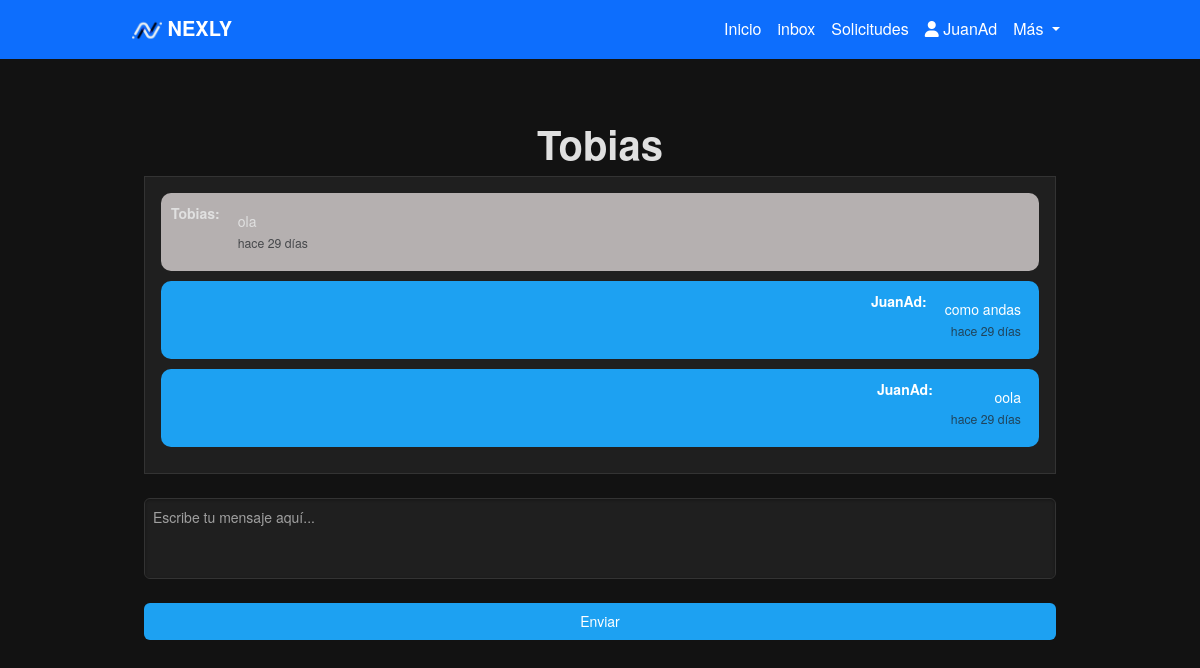
The app's page /conversation/5/ (signed in) with its own data.
### Nexly/models.py (models this page shows, shortened)
class User(AbstractBaseUser):
    iduser = models.AutoField(primary_key=True)
    nombre = models.CharField(max_length=255)
    correo = models.EmailField(unique=True)
    is_active = models.BooleanField(default=True)
    is_admin = models.BooleanField(default=False)
    profile_picture = models.ImageField(upload_to='profile_pictures/', null=True, blank=True)  # Campo para la imagen de perfil
    banner_picture = models.ImageField(upload_to='banner_pictures/', null=True, blank=True)  # Campo para la imagen de banner
    objects = UserManager()
    USERNAME_FIELD = 'correo'
    REQUIRED_FIELDS = ['nombre']

class Message(models.Model):
    sender = models.ForeignKey(settings.AUTH_USER_MODEL, on_delete=models.CASCADE, related_name='sent_messages')
    receiver = models.ForeignKey(settings.AUTH_USER_MODEL, on_delete=models.CASCADE, related_name='received_messages')
    content = models.TextField()
    created_at = models.DateTimeField(auto_now_add=True)
    def time_since_sent(self):
        now = datetime.now(timezone.utc)
        diff = now - self.created_at
        if diff < timedelta(minutes=1):
            return "hace un momento"
        elif diff < timedelta(hours=1):
            minutes = diff.seconds // 60
            return f"hace {minutes} minutos"
        elif diff < timedelta(days=1):
            hours = diff.seconds // 3600
            return f"hace {hours} horas"
        elif diff < timedelta(days=2):
            return "hace 1 día"
        else:
            days = diff.days
            return f"hace {days} días"

### Nexly/views.py (the view)
# urls.py: path('conversation/<int:user_id>/', conversation, name='conversation'),
@login_required
def conversation(request, user_id):
    receiver = User.objects.get(iduser=user_id)
    messages = Message.objects.filter(sender=request.user, receiver=receiver) | Message.objects.filter(sender=receiver, receiver=request.user)
    messages = messages.order_by('created_at')
    if request.method == 'POST':
        content = request.POST.get('content')
        Message.objects.create(sender=request.user, receiver=receiver, content=content)
        return redirect('conversation', user_id=user_id)
    return render(request, 'conversation.html', {'receiver': receiver, 'messages': messages})

### templates/conversation.html (shortened to what this page needs)
{% extends 'layoutUser.html' %}
{% load static %}
{% block content %}
<div class="container mt-4">
    <h1>{{ receiver.nombre }}</h1>
    <div class="chat-container mb-4">
        {% for message in messages %}
        <div class="chat-message {% if message.sender.iduser == user.iduser %}sent{% else %}received{% endif %}">
            <div class="message-info">
                <strong>{{ message.sender.nombre }}:</strong>
            </div>
            <div class="message-content">
                {{ message.content }} <br>
                <small class="text-muted">{{ message.time_since_sent }}</small>
            </div>
        </div>
        {% empty %}
        <p>No hay mensajes en esta conversación.</p>
        {% endfor %}
    </div>
    <form method="post" class="message-form">
        <textarea name="content" rows="3" class="form-control" placeholder="Escribe tu mensaje aquí..."></textarea>
        <br>
        <button type="submit" class="btn btn-primary">Enviar</button>
    </form>
</div>
{% endblock %}

### templates/layoutUser.html (shortened to what this page needs)
{% load static %}
<!DOCTYPE html>
<html lang="es">
<head>
    <link href="https://cdn.jsdelivr.net/npm/bootstrap@5.3.0-alpha1/dist/css/bootstrap.min.css" rel="stylesheet">
    <link rel="stylesheet" href="{% static 'css/styles.css' %}">
    <link rel="stylesheet" href="https://cdnjs.cloudflare.com/ajax/libs/font-awesome/6.0.0-beta3/css/all.min.css">
    <link href="https://cdn.jsdelivr.net/npm/bootstrap-icons/font/bootstrap-icons.css" rel="stylesheet">
</head>
<body>
    <nav class="navbar navbar-expand-lg navbar-dark bg-primary fixed-top">
        <div class="container">
            <a class="navbar-brand" href="{% url 'nexly' %}">
                <img src="{% static 'images/LogoNexly.ico' %}" alt="Logo Nexly" style="height: 30px;">
                <strong>NEXLY</strong>
            </a>
            <div class="collapse navbar-collapse" id="navbarNav">
                <ul class="navbar-nav ms-auto">
                    <li class="nav-item">
                        <a class="nav-link {% if request.path == '/' %}active{% endif %}" aria-current="page" href="{% url 'nexly' %}">
                        Inicio
                        </a>
                    </li>
                    <li class="nav-item">
                        <a class="nav-link" href="{% url 'inbox' %}">
                        inbox
                        </a>
                    </li>
                    <li class="nav-item">
                        <a class="nav-link" href="{% url 'follow_requests' %}">
                        Solicitudes
                        </a>
                    </li>
                    <li class="nav-item">
                        <a class="nav-link" href="{% url 'profile' user.nombre %}">
                            <i class="fas fa-user"></i> {{ user.nombre }}
                        </a>
                    </li>
                    <li class="nav-item dropdown">
                        <a class="nav-link dropdown-toggle" href="#" id="navbarDropdown" role="button" data-bs-toggle="dropdown" aria-expanded="false">
                            Más
                        </a>
                    </li>
                </ul>
            </div>
        </div>
    </nav>
    <div class="container mt-5 pt-5">
        {% block content %}{% endblock %}
    </div>
</body>
</html>

### static/css/styles.css (style rules this page uses)
body { background-color: #121212; color: #E0E0E0; font-family: 'Helvetica Neue', Helvetica, Arial, sans-serif; margin: 0; }
.navbar { background-color: #1E1E1E; }
.navbar-dark .navbar-nav .nav-link { color: #FFFFFF; }
.navbar-dark .navbar-brand { color: #FFFFFF; }
.container { max-width: 960px; }
h1, h2 { text-align: center; font-weight: bold; color: #E0E0E0; }
.btn-primary { background-color: #1DA1F2; border: none; }
.form-control { background-color: #1F1F1F; color: #E0E0E0; border: 1px solid #333; padding: 0.5rem; border-radius: 6px; box-shadow: inset 0px 1px 3px rgba(0, 0, 0, 0.3); font-size: 0.875rem; transition: border-color 0.3s ease, box-shadow 0.3s ease; }
.form-control::placeholder { color: #A0A0A0; }
.btn-primary { background-color: #1DA1F2; border: none; color: white; padding: 0.5rem 1rem; font-size: 0.875rem; border-radius: 6px; cursor: pointer; transition: background-color 0.3s ease; }
a { color: #007bff; text-decoration: none; }
.chat-container { max-height: 60vh; overflow-y: auto; border: 1px solid #ddd; padding: 1rem; background-color: #f8f9fa; }
.chat-message { display: flex; margin-bottom: 1rem; padding: 0.5rem; border-radius: 0.5rem; }
.chat-message.sent { background-color: #007bff; color: #fff; align-self: flex-end; text-align: right; }
.chat-message.received { background-color: #e9ecef; color: #000; align-self: flex-start; }
.message-info { font-weight: bold; }
.message-content { padding: 0.5rem; border-radius: 0.5rem; }
.message-form { margin-top: 1rem; }
.form-control { resize: none; }
.chat-container { max-height: 500px; overflow-y: auto; border: 1px solid #333; padding: 1rem; background-color: #1F1F1F; }
.chat-message { display: flex; align-items: flex-start; margin-bottom: 10px; padding: 10px; border-radius: 10px; font-size: 14px; }
.chat-message.sent { background-color: #1DA1F2; color: white; justify-content: flex-end; align-self: flex-end; }
.chat-message.received { background-color: #b5b0b0; color: #E0E0E0; justify-content: flex-start; align-self: flex-start; }
.message-content { margin-left: 10px; }
.message-form { display: flex; flex-direction: column; margin-top: 10px; }

### records on screen
User: nombre "JuanAd"
User: nombre "Tobias"
Message: sender.nombre "Tobias", content "ola", time_since_sent "hace 29 días"
Message: sender.nombre "JuanAd", content "como andas", time_since_sent "hace 29 días"
Message: sender.nombre "JuanAd", content "oola", time_since_sent "hace 29 días"
